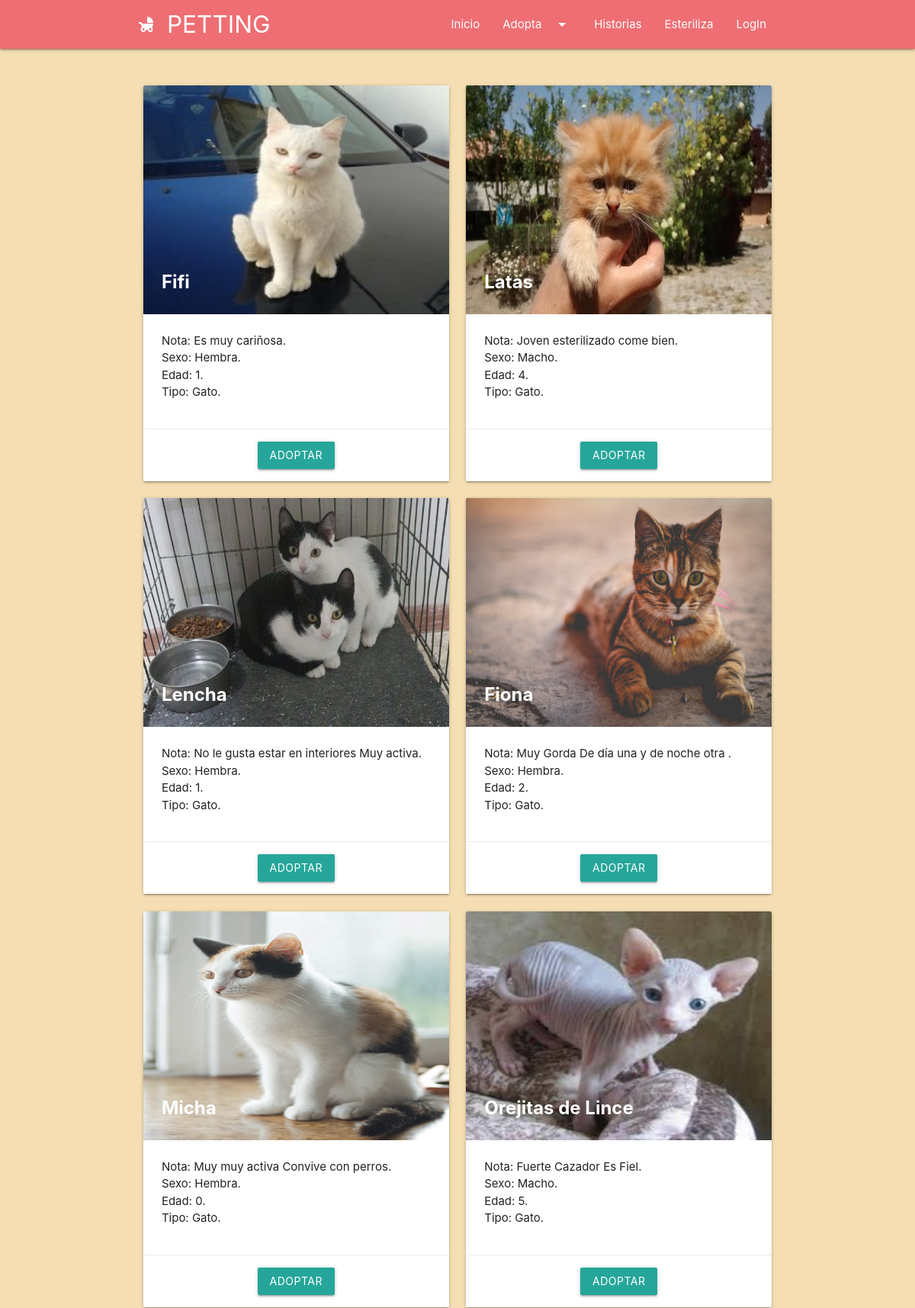
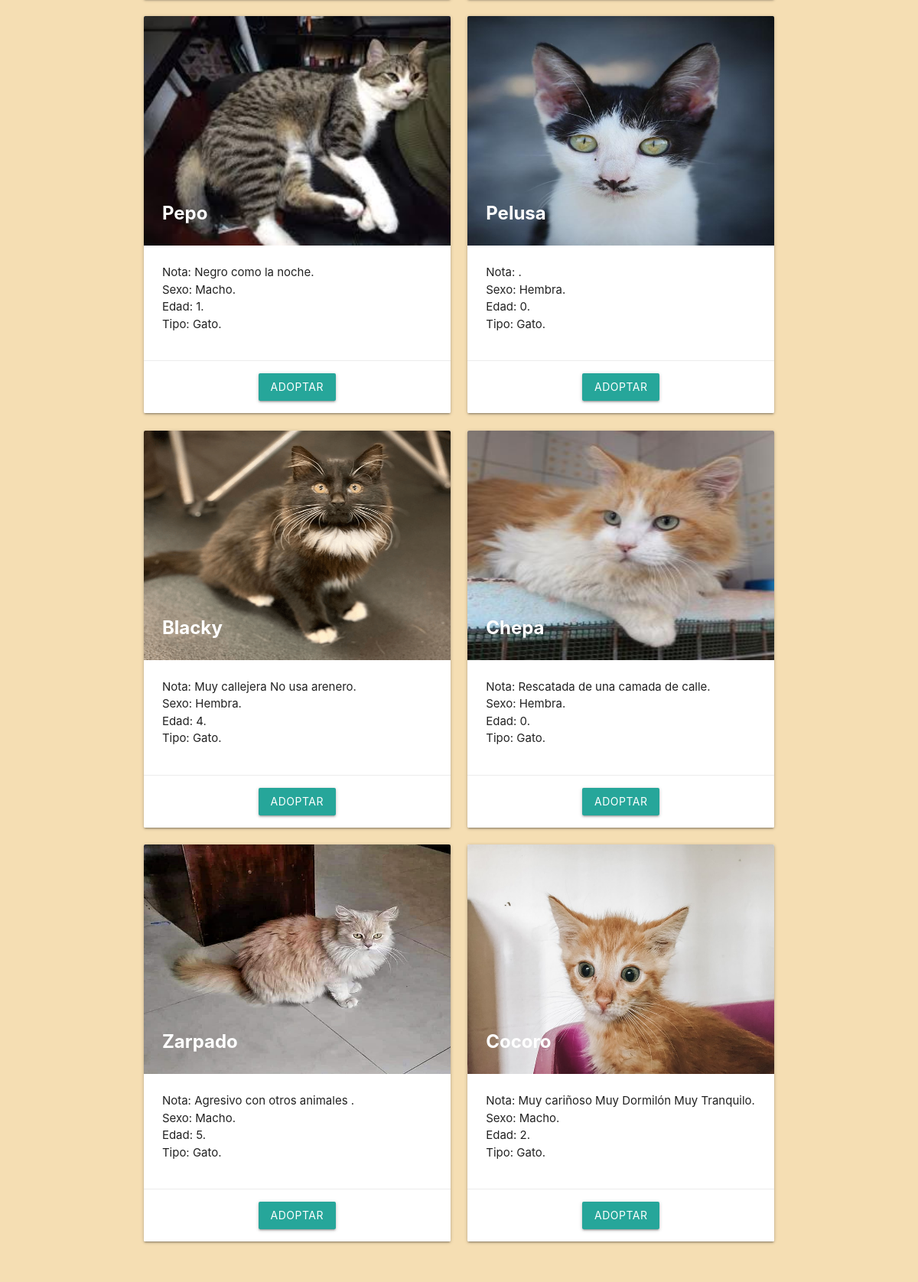
Screenshot of /views/gatos.php (upper part) with the database file from the repository (2 pictures, top to bottom).
### tables this page shows
CREATE TABLE `mascotas` (
  `id` int(11) NOT NULL,
  `nombre` varchar(30) NOT NULL,
  `nota` text NOT NULL,
  `sexo` enum('Hembra','Macho') NOT NULL,
  `edad` int(2) NOT NULL DEFAULT 0,
  `tipo` enum('Gato','Perro') NOT NULL,
  `imagen` text NOT NULL DEFAULT 'gato',
  `estatus` tinyint(1) NOT NULL DEFAULT 1
);

### views/gatos.php (the view, shortened to what this page needs)
<?php include('../layouts/header.php'); ?>
<section>
    <div class="fondo">
        <div class="row" ">
            <div class="col s12">
                <div class="container" style="margin-top: 40px;">
                    <div class="row">
                        <?php
                            include('../server/conexion.php');
                            $resultado = $conexion -> query( "select * from mascotas where tipo = 'Gato' AND estatus = 1") or die($conexion -> error);
                        ?>
                        <?php while($fila = mysqli_fetch_array($resultado)) { ?>
                            <div class="col s12 m6 l6 xl4">
                                <div class="card">
                                    <div class="card-image">
                                        <img src="../img/pet/<?php echo $fila['imagen'];?>" style="width: 100%; height: 300px;">
                                        <span class="card-title" style="color: white; font-weight: bold;"><?php echo $fila['nombre']?></span>
                                    </div>
                                    <div class="card-content" style="height: 150px;">
                                        <p>Nota: <?php echo $fila['nota'];?>.</p>
                                        <p>Sexo: <?php echo $fila['sexo'];?>.</p>
                                        <p>Edad: <?php echo $fila['edad'];?>.</p>
                                        <p>Tipo: <?php echo $fila['tipo'];?>.</p>
                                    </div>
                                    <div class="card-action center">
                                        <a class="waves-effect waves-light btn modal-trigger" href="pet_details.php?id=<?php echo $fila['id'];?>">ADOPTAR</a>
                                    </div>
                                </div>
                            </div>
                        <?php } mysqli_close($conexion); ?>
                    </div>
                </div>
            </div>
        </div>
    </div>
<?php include('../layouts/footer.php'); ?>

### rows the page displays
mascotas: imagen (picture), nombre "Fifi", nota "Es muy cariñosa", sexo "Hembra", edad "1", tipo "Gato"
mascotas: imagen (picture), nombre "Latas", nota "Joven esterilizado come bien", sexo "Macho", edad "4", tipo "Gato"
mascotas: imagen (picture), nombre "Lencha", nota "No le gusta estar en interiores Muy activa", sexo "Hembra", edad "1", tipo "Gato"
mascotas: imagen (picture), nombre "Fiona", nota "Muy Gorda De día una y de noche otra", sexo "Hembra", edad "2", tipo "Gato"
mascotas: imagen (picture), nombre "Micha", nota "Muy muy activa Convive con perros", sexo "Hembra", edad "0", tipo "Gato"
mascotas: imagen (picture), nombre "Orejitas de Lince", nota "Fuerte Cazador Es Fiel", sexo "Macho", edad "5", tipo "Gato"
mascotas: imagen (picture), nombre "Pepo", nota "Negro como la noche", sexo "Macho", edad "1", tipo "Gato"
mascotas: imagen (picture), nombre "Pelusa", sexo "Hembra", edad "0", tipo "Gato"
mascotas: imagen (picture), nombre "Blacky", nota "Muy callejera No usa arenero", sexo "Hembra", edad "4", tipo "Gato"
mascotas: imagen (picture), nombre "Chepa", nota "Rescatada de una camada de calle", sexo "Hembra", edad "0", tipo "Gato"
mascotas: imagen (picture), nombre "Zarpado", nota "Agresivo con otros animales", sexo "Macho", edad "5", tipo "Gato"
mascotas: imagen (picture), nombre "Cocoro", nota "Muy cariñoso Muy Dormilón Muy Tranquilo", sexo "Macho", edad "2", tipo "Gato"
